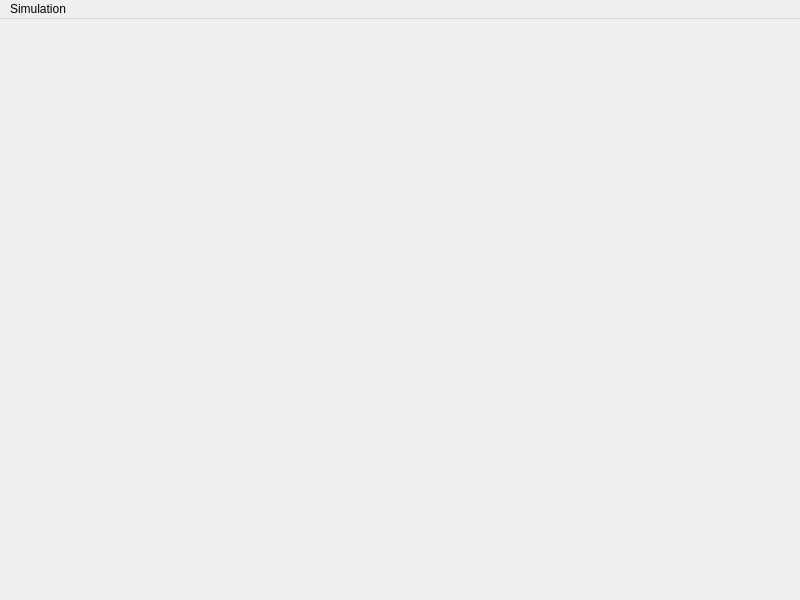
<?xml version="1.0" encoding="UTF-8"?>
<ui version="4.0">
 <class>V_MainWindow</class>
 <widget class="QMainWindow" name="V_MainWindow">
  <property name="geometry">
   <rect>
    <x>0</x>
    <y>0</y>
    <width>800</width>
    <height>600</height>
   </rect>
  </property>
  <property name="windowTitle">
   <string>Cellulut</string>
  </property>
  <widget class="QWidget" name="centralwidget"/>
  <widget class="QMenuBar" name="menuBar">
   <property name="geometry">
    <rect>
     <x>0</x>
     <y>0</y>
     <width>800</width>
     <height>21</height>
    </rect>
   </property>
   <widget class="QMenu" name="menuFichier">
    <property name="title">
     <string>Simulation</string>
    </property>
    <addaction name="actionLancer_une_simulation"/>
   </widget>
   <addaction name="menuFichier"/>
  </widget>
  <action name="actionLancer_une_simulation">
   <property name="text">
    <string>Lancer une simulation</string>
   </property>
  </action>
 </widget>
 <resources/>
 <connections/>
</ui>
